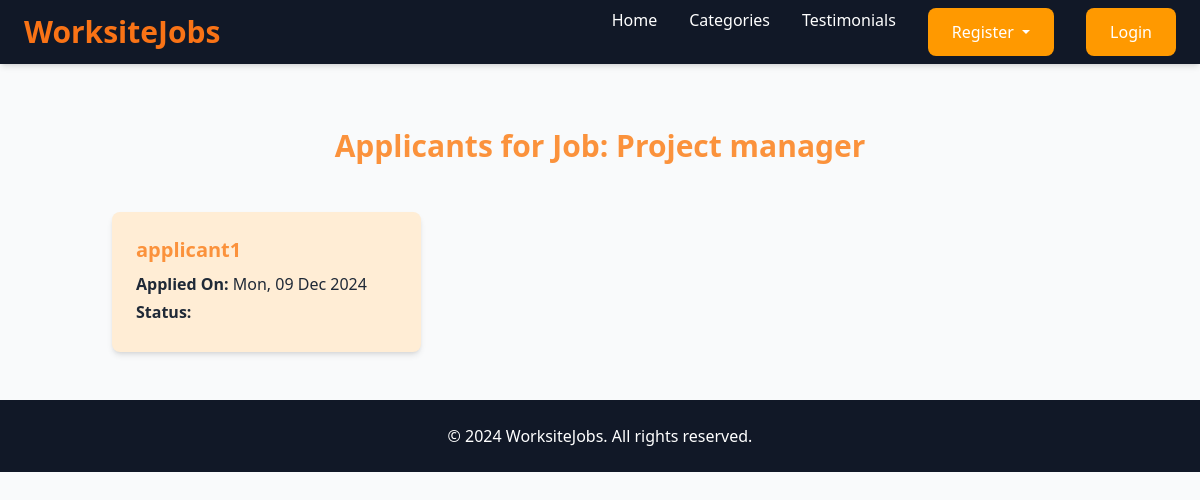
Before: /job/1/applicants/ (signed in) with the older database file.
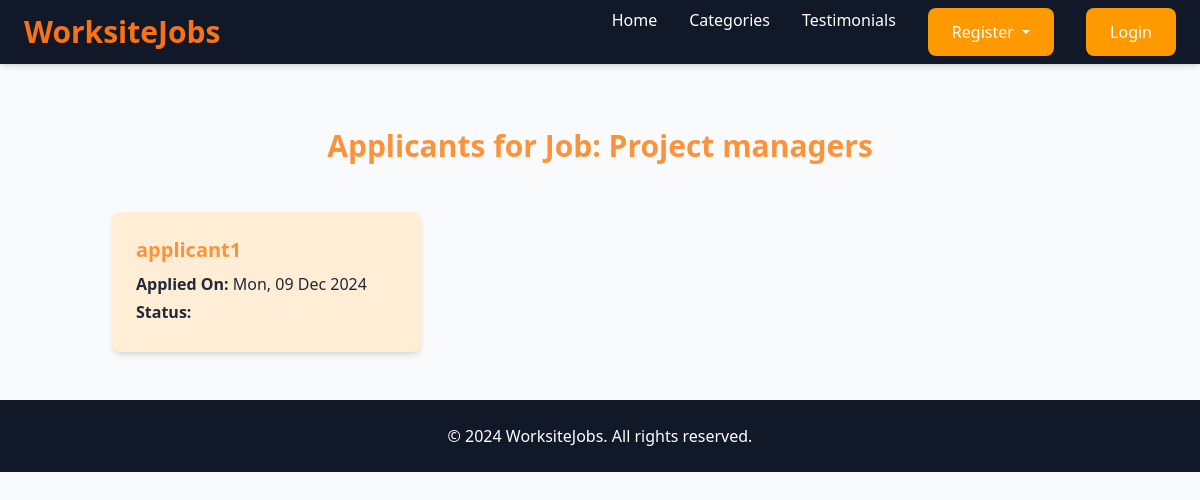
After: the same page with the newer database file.
### job/models.py (models this page shows, shortened)
class Job(models.Model):
    user = models.ForeignKey(User, on_delete=models.CASCADE)
    company = models.ForeignKey(Company, on_delete=models.CASCADE)
    title = models.CharField(max_length=100, null=True, blank=True)
    location = models.CharField(max_length=100, null=True, blank=True)
    salary = models.PositiveIntegerField(default=35000)
    requirement = models.TextField()
    ideal_candidate = models.TextField()
    is_available = models.BooleanField(default=True)
    timestamp = models.DateTimeField(auto_now_add=True)

### job/views.py (the view)
# urls.py: path('job/<int:job_id>/applicants/', views.view_applicants, name='view_applicants'),
@login_required
def view_applicants(request, job_id):
    job = get_object_or_404(Job, id=job_id)
    if job.user != request.user: # Ensure that only the recruiter who posted the job can view the applicants
        messages.error(request, "You are not authorized to view applicants for this job.")
        return redirect('home')
    applicants = JobApplication.objects.filter(job=job)# Get all the job applications for this job
    return render(request, 'job/view_applicants.html', {'job': job, 'applicants': applicants})

### job/templates/job/view_applicants.html (shortened to what this page needs)
{% extends 'base.html' %}
{% block content %}
<div class="container my-5 pt-20">
    <h1 class="text-center text-orange-400 font-bold text-3xl mb-5">
        Applicants for Job: {{ job.title }}
    </h1>
    {% if applicants %}
    <div class="grid grid-cols-1 sm:grid-cols-2 lg:grid-cols-3 gap-6">
        {% for application in applicants %}
        <div class="bg-orange-100 text-gray-800 rounded-lg shadow-md p-6">
            <h3 class="text-orange-400 font-semibold text-xl mb-2">
                {{ application.applicant.username }}
            </h3>
            <p class="mb-1">
                <strong>Applied On:</strong> {{ application.created_at|date:"D, d M Y" }}
            </p>
            <p class="mb-1">
                <strong>Status:</strong>
            </p>
        </div>
        {% endfor %}
    </div>
    {% else %}
    <p class="text-center text-gray-200 text-lg bg-gray-600 py-4 rounded-lg shadow-md">
        No applicants for this job yet.
    </p>
    {% endif %}
</div>
{% endblock %}

Changed rows visible on the page:
changed Job: title "Project manager" → "Project managers"
